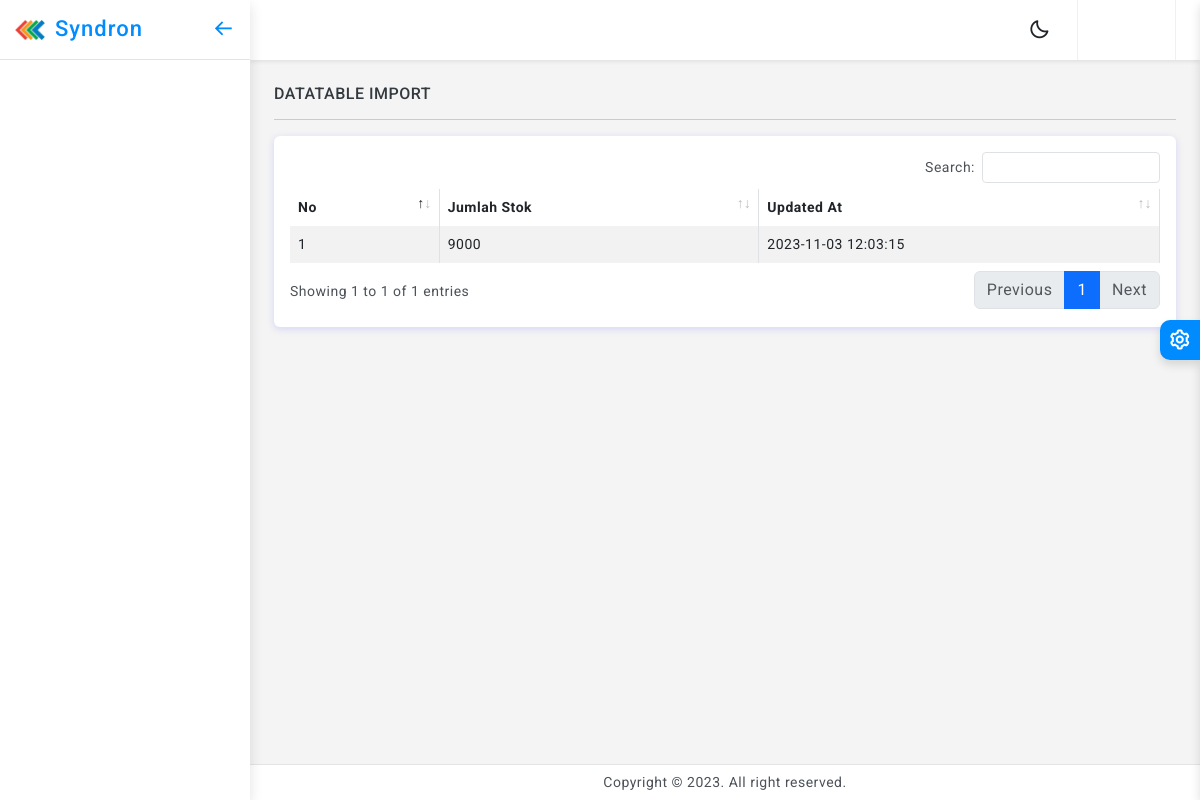
The page /index.php/solar on the database as committed earlier.
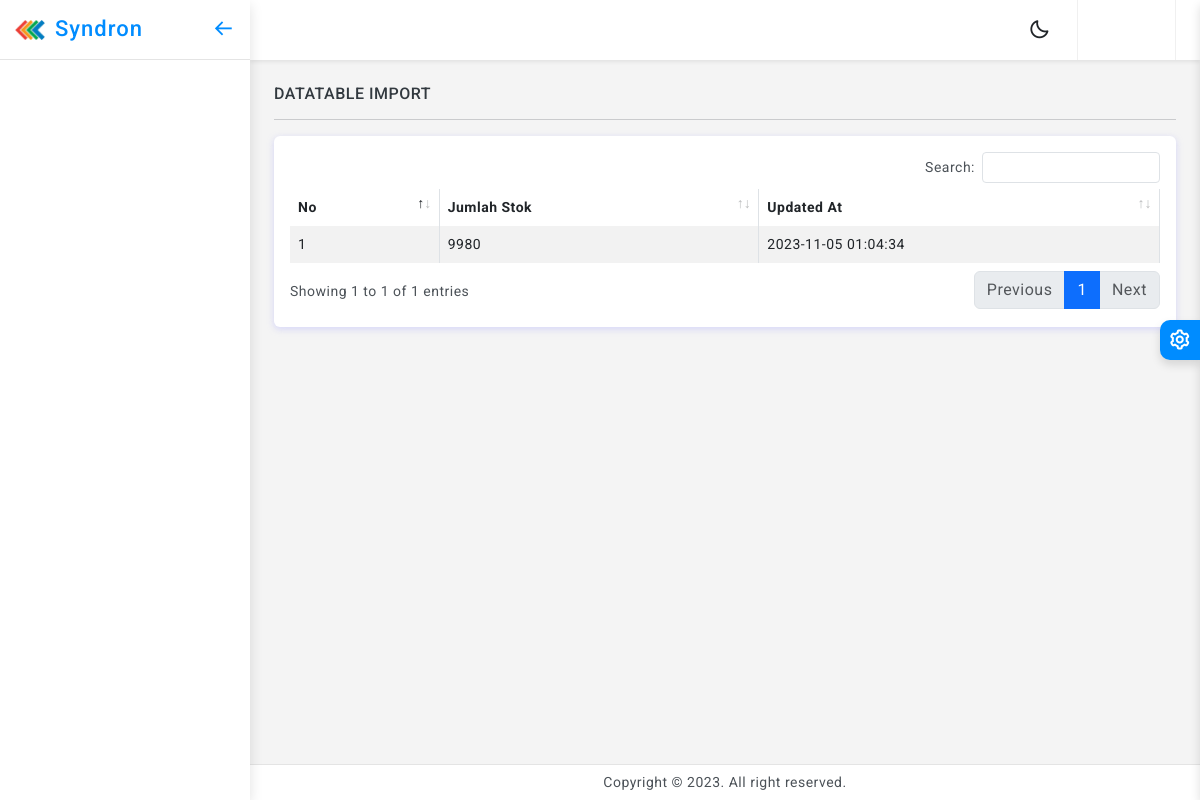
The same page on the database as committed later.
### tables this page shows
CREATE TABLE `solar` (
  `ID_Solar` int NOT NULL,
  `Jumlah_Stok` int DEFAULT NULL,
  `created_at` timestamp NOT NULL DEFAULT CURRENT_TIMESTAMP,
  `updatedat` timestamp NULL DEFAULT CURRENT_TIMESTAMP ON UPDATE CURRENT_TIMESTAMP
);

### application/controllers/Solar.php (called while the page is built, shortened)
<?php
class Solar extends CI_Controller
{
    public function index()
    {
        $this->data['idbo'] = $this->session->userdata('ses_id');
		$this->load->model('Solar_Model');
        $data = $this->Solar_Model->get_solar_list();
        $this->data['title_web'] = 'Data Solar';
        $this->load->view('template/header_view',$this->data);
        $this->load->view('template/sidebar_view',$this->data);
        $this->load->view('solar/listSolar',['data' => $data]);
        $this->load->view('template/footer_view',$this->data);
    }
}

### index.php (called while the page is built, shortened)
<?php
require_once BASEPATH.'core/CodeIgniter.php';

### application/models/Solar_Model.php (called while the page is built, shortened)
<?php
class Solar_Model extends CI_Model{
    public function get_solar_list(){
        $this->db->order_by('ID_solar', 'DESC');
        return $this->db->get('solar')->result();
    }
}

### application/views/solar/listSolar.php (the view, shortened to what this page needs)
<div class="page-wrapper">
    <div class="page-content">
        <h6 class="mb-0 text-uppercase">DataTable Import</h6>
        <hr />
        <div class="card">
            <div class="card-body">
                <div class="table-responsive">
                    <table id="example2" class="table table-striped table-bordered">
                        <thead>
                            <tr>
                                <th>No</th>
                                <th>Jumlah Stok</th>
                                <th>Updated At</th>
                            </tr>
                        </thead>
                        <tbody>
                            <?php $no = 1;
                            foreach ($data as $isi): ?>
                                <tr>
                                    <td>
                                        <?= $no; ?>
                                    </td>
                                    <td>
                                        <?= $isi->Jumlah_Stok; ?>
                                    </td>
                                    <td>
                                        <?= $isi->updatedat; ?>
                                    </td>
                                </tr>
                                <?php $no++; endforeach; ?>
                        </tbody>
                    </table>
                </div>
            </div>
        </div>
    </div>
</div>

Rows that differ between the two databases and show on the page:
changed solar: Jumlah_Stok "9000" → "9980"; updatedat "2023-11-03 12:03:15" → "2023-11-05 01:04:34"
